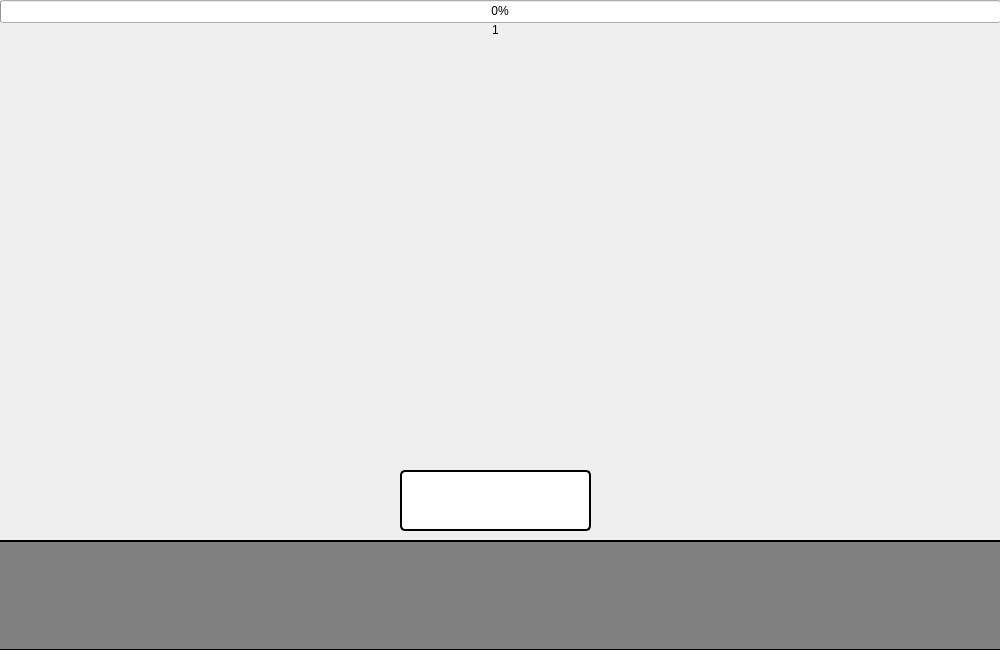
<?xml version="1.0" encoding="UTF-8"?>
<ui version="4.0">
 <class>MainWindow</class>
 <widget class="QMainWindow" name="MainWindow">
  <property name="geometry">
   <rect>
    <x>0</x>
    <y>0</y>
    <width>1000</width>
    <height>650</height>
   </rect>
  </property>
  <property name="maximumSize">
   <size>
    <width>1000</width>
    <height>650</height>
   </size>
  </property>
  <property name="windowTitle">
   <string>MainWindow</string>
  </property>
  <property name="animated">
   <bool>true</bool>
  </property>
  <widget class="QWidget" name="centralWidget">
   <widget class="QPushButton" name="pushButton">
    <property name="geometry">
     <rect>
      <x>-30</x>
      <y>540</y>
      <width>1091</width>
      <height>111</height>
     </rect>
    </property>
    <property name="maximumSize">
     <size>
      <width>5000</width>
      <height>5000</height>
     </size>
    </property>
    <property name="styleSheet">
     <string notr="true">border-radius:5px;
border-width:2px;
border-color:black;
border-style:solid;
background-color:grey;</string>
    </property>
    <property name="text">
     <string/>
    </property>
   </widget>
   <widget class="QLineEdit" name="lineEdit">
    <property name="geometry">
     <rect>
      <x>400</x>
      <y>470</y>
      <width>191</width>
      <height>61</height>
     </rect>
    </property>
    <property name="font">
     <font>
      <pointsize>20</pointsize>
     </font>
    </property>
    <property name="layoutDirection">
     <enum>Qt::LeftToRight</enum>
    </property>
    <property name="styleSheet">
     <string notr="true">border-radius:5px;
border-width:2px;
border-color:black;
border-style:solid;</string>
    </property>
    <property name="alignment">
     <set>Qt::AlignRight|Qt::AlignTrailing|Qt::AlignVCenter</set>
    </property>
    <property name="readOnly">
     <bool>true</bool>
    </property>
   </widget>
   <widget class="QProgressBar" name="Niveaubar">
    <property name="geometry">
     <rect>
      <x>0</x>
      <y>0</y>
      <width>1001</width>
      <height>23</height>
     </rect>
    </property>
    <property name="styleSheet">
     <string notr="true">text-align:center;
</string>
    </property>
    <property name="value">
     <number>0</number>
    </property>
    <property name="textDirection">
     <enum>QProgressBar::TopToBottom</enum>
    </property>
   </widget>
   <widget class="QLabel" name="Niveau">
    <property name="geometry">
     <rect>
      <x>-10</x>
      <y>20</y>
      <width>1011</width>
      <height>20</height>
     </rect>
    </property>
    <property name="styleSheet">
     <string notr="true"/>
    </property>
    <property name="text">
     <string>1</string>
    </property>
    <property name="alignment">
     <set>Qt::AlignCenter</set>
    </property>
   </widget>
  </widget>
  <widget class="QMenuBar" name="menuBar">
   <property name="geometry">
    <rect>
     <x>0</x>
     <y>0</y>
     <width>1000</width>
     <height>26</height>
    </rect>
   </property>
  </widget>
 </widget>
 <layoutdefault spacing="6" margin="11"/>
 <resources/>
 <connections/>
</ui>
